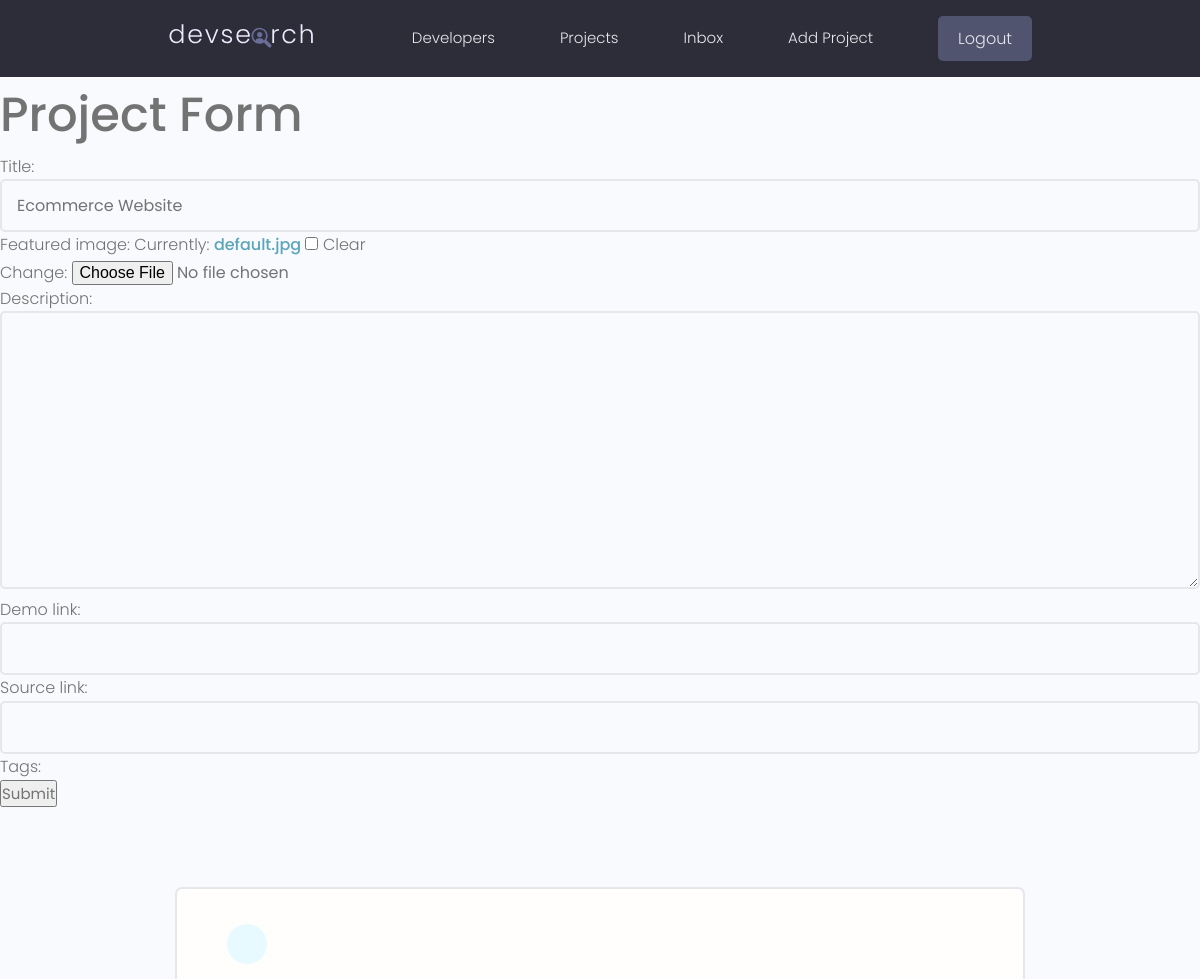
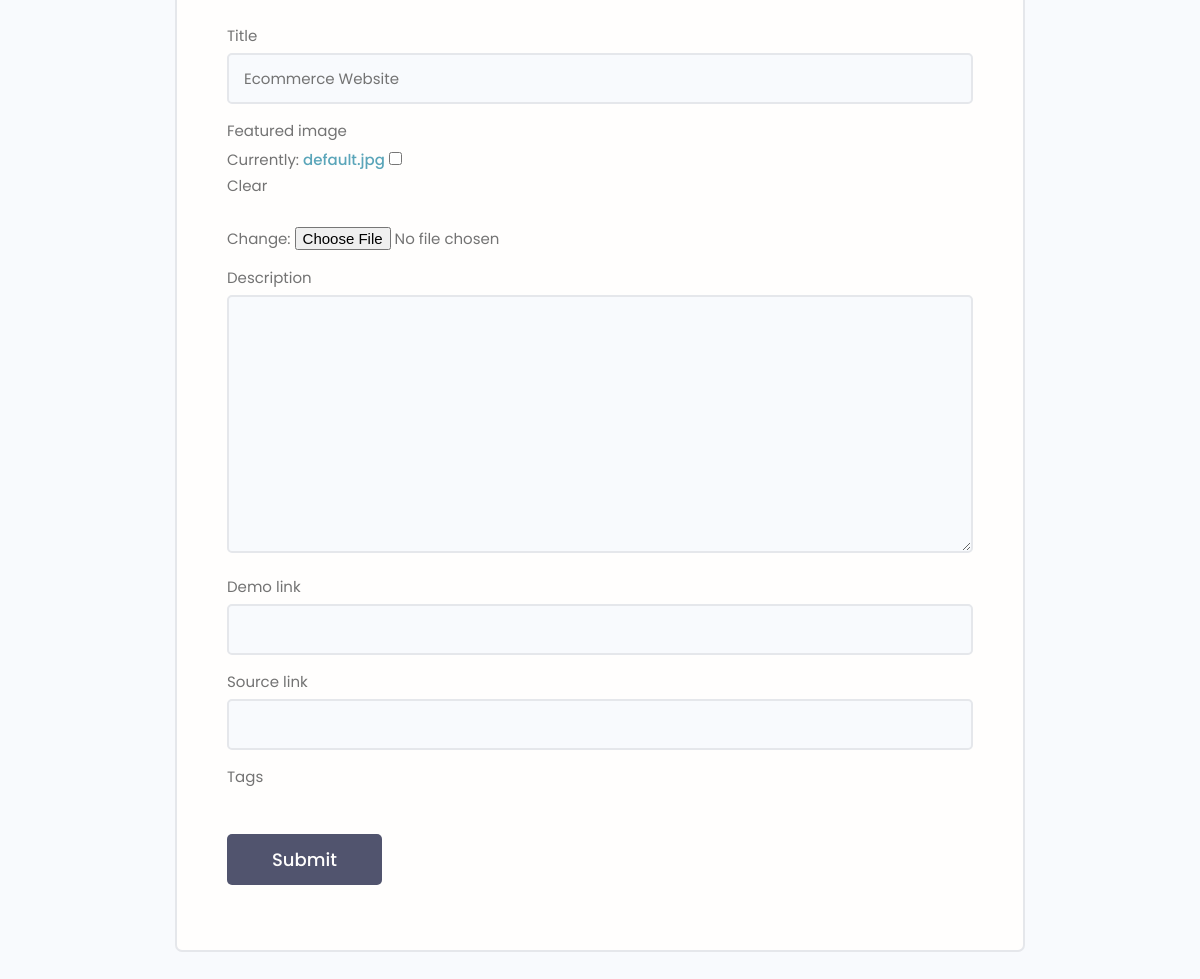
Before: /projects/update-project/74f91f05-ad59-49fa-a7df-6c5027c42dba (signed in) with the older database file (2 pictures, top to bottom).
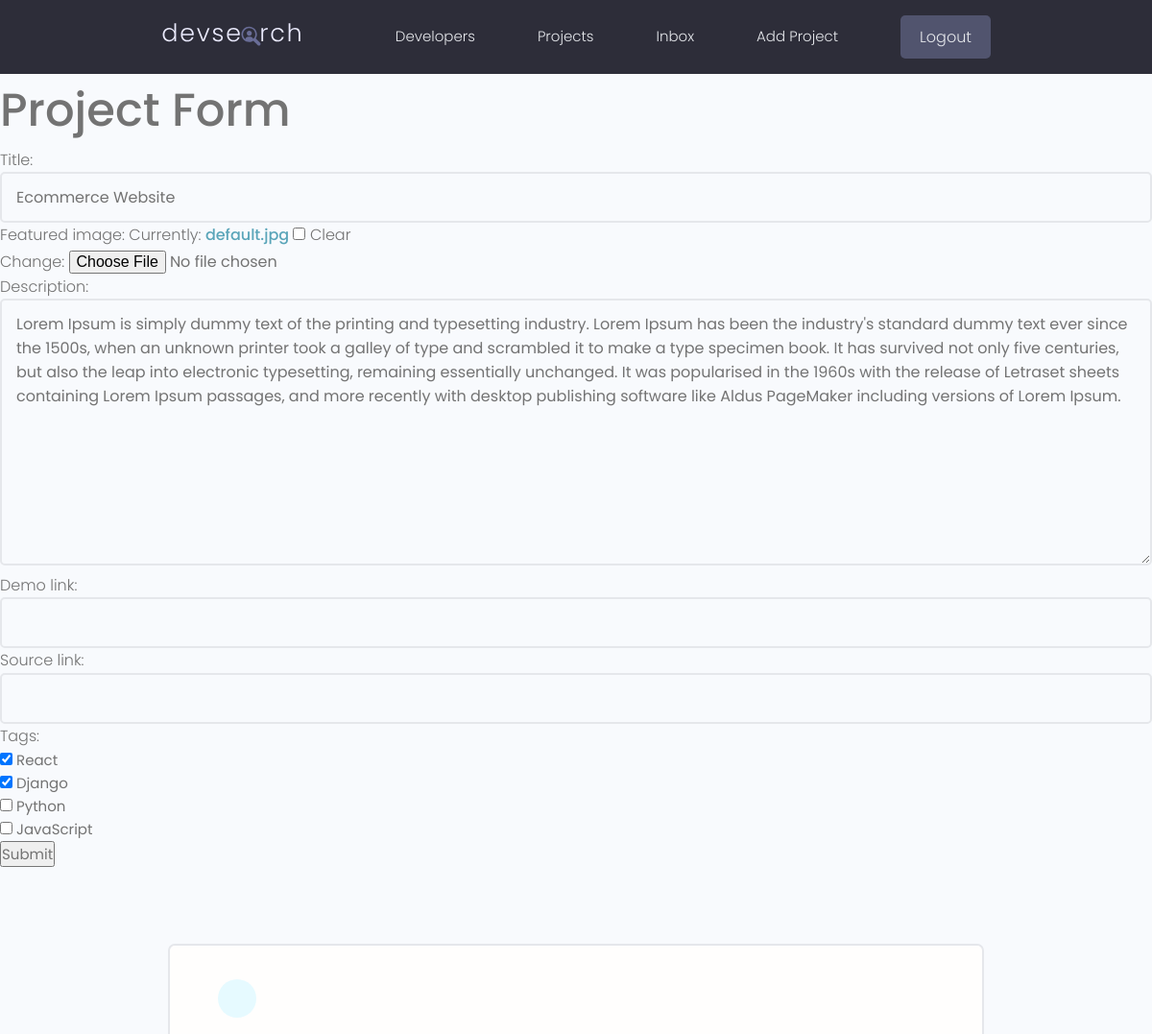
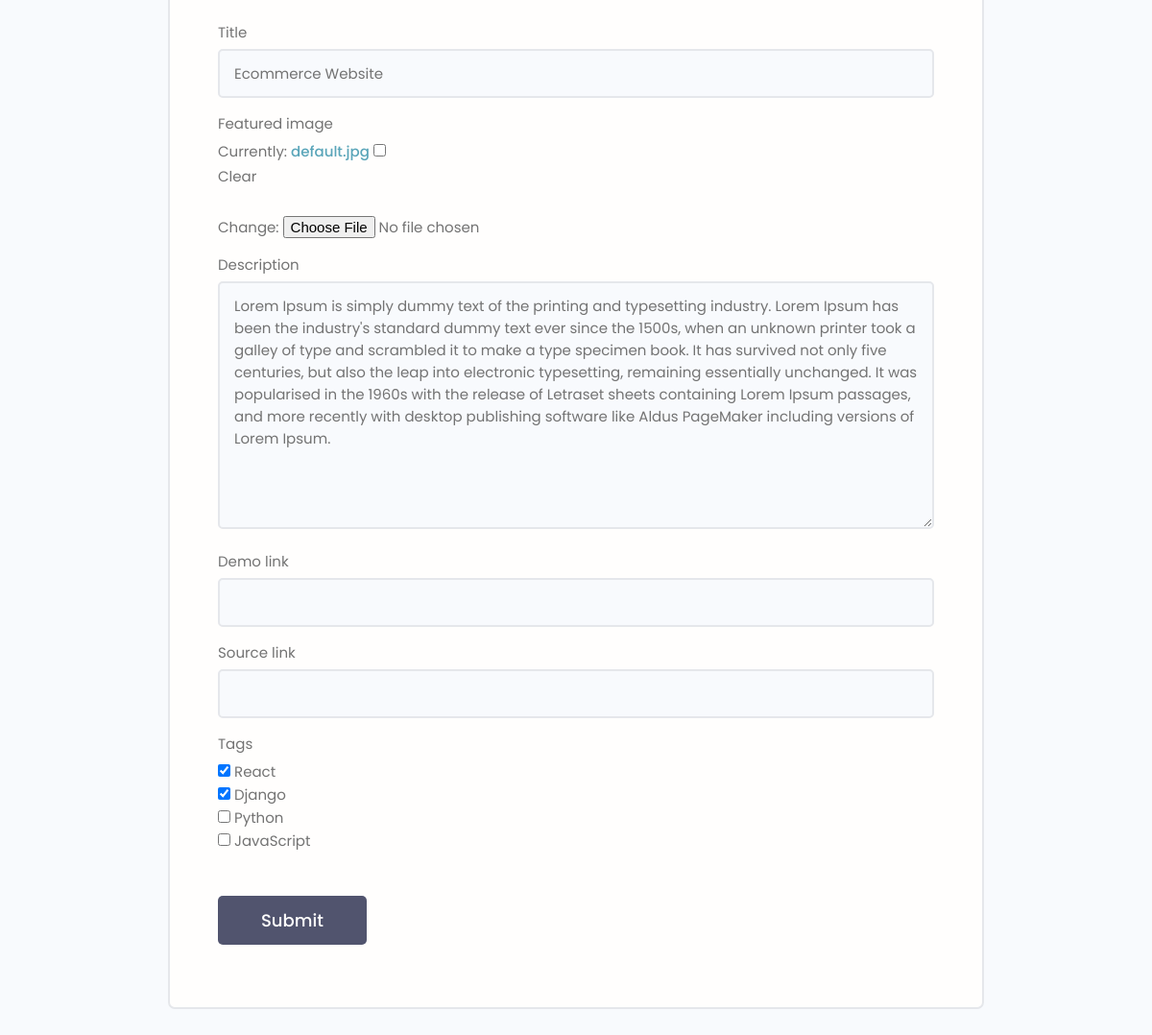
After: the same page with the newer database file (2 pictures, top to bottom).
### projects/models.py (models this page shows, shortened)
class Project(models.Model):
    owner = models.ForeignKey(Profile,on_delete=models.SET_NULL,null=True,blank=True)
    title = models.CharField(max_length=200)
    description = models.TextField(null=True,blank=True)
    featured_image = models.ImageField(null=True,blank=True, default='default.jpg')
    demo_link = models.CharField(max_length=2000, null=True,blank=True)
    source_link = models.CharField(max_length=2000, null=True,blank=True)
    tags = models.ManyToManyField('Tag',blank=True) #anotherway: tag = models.ManyToManyField(Tag,null=True)
    vote_total = models.IntegerField(default=0,null=True,blank=True)
    vote_ratio = models.IntegerField(default=0,null=True,blank=True)
    created = models.DateTimeField(auto_now_add=True)
    id = models.UUIDField(default=uuid.uuid4,unique=True,primary_key=True,editable=False)

### projects/views.py (the view)
# urls.py: path('update-project/<str:val>', views.updateproject, name='updateproject'),
@login_required(login_url='login')
def updateproject(req,val):
    proj = Project.objects.get(id=val)
    form = ProjectForm(instance=proj)
    if req.method == 'POST':
        form = ProjectForm(req.POST, req.FILES, instance=proj)
        if form.is_valid():
            form.save()
            return redirect('projects')
    cntxt = {'form': form}
    return render(req,'projects/project_form.html', cntxt)

### projects/forms.py
class ProjectForm(ModelForm):
    class Meta:
        model = Project
        fields = ['title' ,'featured_image','description','demo_link','source_link','tags'] #anotherway: fields = '__all__'
        widgets = {
            'tags': forms.CheckboxSelectMultiple(),
        }
    def __init__(self,*args,**kwargs):
        super(ProjectForm,self).__init__(*args,**kwargs)
        for fieldname,field in self.fields.items():
            field.widget.attrs.update({'class':'input'})

### projects/models.py (called while the page is built)
    def __str__(self):
        return self.name

### projects/templates/projects/project_form.html (shortened to what this page needs)
{% extends 'main.html' %}
{% block conten %}
<h1>Project Form</h1>
<form action="" method="post" enctype="multipart/form-data">
    {{form.as_p}}
    <input type="submit">
</form>
<main class="formPage my-xl">
    <div class="content-box">
        <div class="formWrapper">
            <a class="backButton" href="#"></a>
            <br>
            <form class="form" method="POST" enctype="multipart/form-data">
                {% for field in form %}
                <div class="form__field">
                    <label for="formInput#text">{{field.label}}</label>
                    {{field}}
                </div>
                {% endfor %}
                <input class="btn btn--sub btn--lg  my-md" type="submit" value="Submit" />
            </form>
        </div>
    </div>
</main>
{% endblock conten %}

Changed rows visible on the page:
changed Project "Ecommerce Website": description (not shown) → "Lorem Ipsum is simply dummy text of the printing and typesetting industry. Lorem Ipsum has been the industry's standard dummy text ever since the 1500s, when an unknown printer took a galley of type and scrambled it to make a type specimen book. It has survived not only five centuries, but also the leap into electronic typesetting, remaining essentially unchanged. It was popularised in the 1960s with the release of Letraset sheets containing Lorem Ipsum passages, and more recently with desktop publishing software like Aldus PageMaker including versions of Lorem Ipsum."
Other visible differences:
form field tags: (not shown) → "☑ ☑ ☐ ☐"
text no longer shown: "Title: Featured image: Currently: default.jpg Clear Change: Description: Demo link: Source link: Tags:"
text now shown: "Title: Featured image: Currently: default.jpg Clear Change: Description: Demo link: Source link: Tags: React Django Python JavaScript"
new list line: "☑ ☑ ☐ ☐ React Django Python JavaScript"
